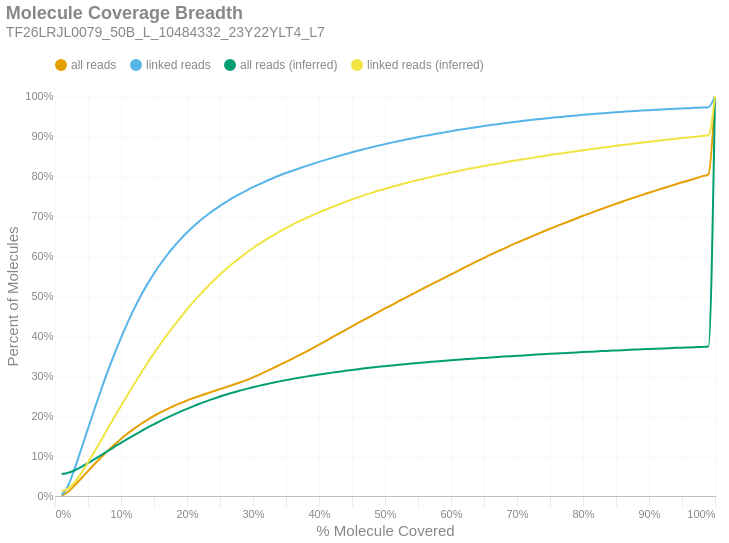

Notebook cell for this chart:
### Markdown cell above
### Molecule Read Coverage
This chart shows molecule coverage breadth as computed by the number of bases aligned to that molecule. In other words, "*how much of each unique long molecule is actually sequenced/aligned?*" Keep in mind there is a distinction between sequences and alignments, since some sequences belonging to a particular molecule may not align well and wouldn't appear in the alignment data. This chart also shows molecule coverage breadth as computed by the *inferred fragment* from which the aligned sequences originate. Unlike read coverage, this calculation takes into account the total insert size, including unsequenced gaps between the forward and reverse reads. Like the previous figures, these are cumulative percents.

### Code cell
if SKIPLR:
    print_html(f"Skipped")
else:
    binned_df = consolidated_hist(valids['coverage_bp'], mask, 0.01, True)
    binned_df_inf = consolidated_hist(valids['coverage_inserts'], mask, 0.01, True)
    binned_df = binned_df.with_columns(pl.lit(binned_df_inf['all reads (cumsum)']).alias('all reads (inferred)'))
    binned_df = binned_df.with_columns(pl.lit(binned_df_inf['linked reads (cumsum)']).alias('linked reads (inferred)'))
    binned_df = binned_df.with_columns(
        (pl.col('bin').cast(pl.Float64) + 0.01).alias('right_edge')
    )

    with SafeRender(binned_df):
        (
            density_plot(binned_df, 'Molecule Coverage Breadth', samplename, 'molcov', ['all reads (inferred)','linked reads (inferred)'])
            .encode(
                #x=alt.X('bin:Q', title="% Molecule Covered").axis(format = '%').scale(padding=0),
                x=alt.X('right_edge:Q', title="% Molecule Covered").axis(format='%').scale(padding=0),
                y=alt.Y('value:Q', title='Percent of Molecules')
                    .axis(format='%')
                    .stack(False)
                    .scale(domainMin=0, padding=0),
                color=alt.Color("key:N").scale(domain = ["all reads", "linked reads", "all reads (inferred)", "linked reads (inferred)"]),
                tooltip = [
                    alt.Tooltip("key:N", title = "Data Type"),
                    alt.Tooltip("range_label:N", title="% Molecule Covered"),
                    alt.Tooltip("value:Q", format = ".2%", title="% Molecules")
                ]
            )
        ).display()

### Figure 1 — Vega-Lite specification as saved in the notebook (floating-point values rounded to 4 significant figures)
{"width": "container", "height": 400, "config": {"title": {"anchor": "start", "dy": -15, "fontSize": 18, "color": "#888888", "subtitleColor": "#888888", "subtitleFontSize": 14}, "arc": {"fill": "#0072B2"}, "axis": {"domainColor": "#888888", "domainWidth": 0.5, "gridWidth": 0.2, "grid": false, "titleFontWeight": 400, "titleFontSize": 15, "labelFontSize": 11, "labelColor": "#888888", "tickColor": "#888888", "tickWidth": 0.2, "titleColor": "#888888"}, "axisBand": {"grid": false}, "axisX": {"grid": true, "tickSize": 10, "domainCap": "round"}, "axisY": {"domain": false, "grid": true, "tickSize": 0, "domainCap": "round"}, "background": "transparent", "header": {"labelFontSize": 15, "labelColor": "#888888", "titleFontSize": 15, "titleFontWeight": 600, "titleColor": "#888888"}, "legend": {"labelFont": "sans-serif", "labelFontSize": 12, "labelColor": "#888888", "symbolSize": 100, "symbolType": "circle", "titleFontSize": 12, "titlePadding": 10, "titleColor": "#888888", "title": null, "orient": "top"}, "range": {"category": ["#E69F00", "#56B4E9", "#009E73", "#F0E442", "#0072B2", "#D55E00", "#CC79A7", "#000000"], "diverging": ["#cfe8f3", "#a2d4ec", "#73bfe2", "#46abdb", "#1696d2", "#12719e"]}, "area": {"fill": "#0072B2", "fillOpacity": 0.7, "line": true, "strokeOpacity": 0.7}, "line": {"color": "#0072B2", "stroke": "#0072B2", "strokeWidth": 2}, "trail": {"color": "#0072B2", "stroke": "#0072B2", "strokeWidth": 0, "size": 1}, "point": {"filled": true, "fillOpacity": 1.0, "size": 95}, "text": {"color": "#888888", "fontSize": 11, "align": "right", "fontWeight": 400, "size": 11}, "bar": {"fill": "#0072B2", "stroke": null}, "view": {"stroke": null, "continuousWidth": 660, "continuousHeight": 400}}, "data": {"name": "data-522058f8b97832b939842491f544957e"}, "mark": {"type": "line", "interpolate": "monotone", "point": {"opacity": 0, "size": 275}}, "encoding": {"color": {"field": "key", "scale": {"domain": ["all reads", "linked reads", "all reads (inferred)", "linked reads (inferred)"]}, "type": "nominal"}, "tooltip": [{"field": "key", "title": "Data Type", "type": "nominal"}, {"field": "range_label", "title": "% Molecule Covered", "type": "nominal"}, {"field": "value", "format": ".2%", "title": "% Molecules", "type": "quantitative"}], "x": {"axis": {"format": "%"}, "field": "right_edge", "scale": {"padding": 0}, "title": "% Molecule Covered", "type": "quantitative"}, "y": {"axis": {"format": "%"}, "field": "value", "scale": {"domainMin": 0, "padding": 0}, "stack": false, "title": "Percent of Molecules", "type": "quantitative"}}, "params": [{"name": "param_c36ac31b6afebe62", "select": {"type": "point", "fields": ["key"]}, "bind": "legend"}], "title": {"text": "Molecule Coverage Breadth", "subtitle": "TF26LRJL0079_50B_L_10484332_23Y22YLT4_L7"}, "transform": [{"fold": ["all reads (cumsum)", "linked reads (cumsum)", "all reads (inferred)", "linked reads (inferred)"]}, {"calculate": "replace(datum.key, ' (cumsum)', '')", "as": "key"}, {"filter": {"param": "param_c36ac31b6afebe62"}}], "usermeta": {"embedOptions": {"downloadFileName": "TF26LRJL0079_50B_L_10484332_23Y22YLT4_L7.molcov"}}, "$schema": "https://vega.github.io/schema/vega-lite/v6.4.1.json", "datasets": {"data-522058f8b97832b939842491f544957e": [{"bin": "0.0", "interval": "0.0-0.01", "all reads": 0.001035, "linked reads": 0.001835, "all reads (cumsum)": 0.001035, "linked reads (cumsum)": 0.001835, "range_label": "0.0-0.01", "all reads (inferred)": 0.05505, "linked reads (inferred)": 0.01144, "right_edge": 0.01}, {"bin": "0.01", "interval": "0.01-0.02", "all reads": 0.009697, "linked reads": 0.02443, "all reads (cumsum)": 0.01073, "linked reads (cumsum)": 0.02626, "range_label": "0.01-0.02", "all reads (inferred)": 0.05833, "linked reads (inferred)": 0.01895, "right_edge": 0.02}, {"bin": "0.02", "interval": "0.02-0.03", "all reads": 0.0161, "linked reads": 0.04335, "all reads (cumsum)": 0.02683, "linked reads (cumsum)": 0.06961, "range_label": "0.02-0.03", "all reads (inferred)": 0.06444, "linked reads (inferred)": 0.03486, "right_edge": 0.03}, {"bin": "0.03", "interval": "0.03-0.04", "all reads": 0.0176, "linked reads": 0.04895, "all reads (cumsum)": 0.04443, "linked reads (cumsum)": 0.1186, "range_label": "0.03-0.04", "all reads (inferred)": 0.07281, "linked reads (inferred)": 0.05771, "right_edge": 0.04}, {"bin": "0.04", "interval": "0.04-0.05", "all reads": 0.0179, "linked reads": 0.05006, "all reads (cumsum)": 0.06232, "linked reads (cumsum)": 0.1686, "range_label": "0.04-0.05", "all reads (inferred)": 0.08231, "linked reads (inferred)": 0.08365, "right_edge": 0.05}, {"bin": "0.05", "interval": "0.05-0.06", "all reads": 0.01759, "linked reads": 0.04965, "all reads (cumsum)": 0.07991, "linked reads (cumsum)": 0.2183, "range_label": "0.05-0.06", "all reads (inferred)": 0.09229, "linked reads (inferred)": 0.1113, "right_edge": 0.06}, {"bin": "0.06", "interval": "0.06-0.07", "all reads": 0.01696, "linked reads": 0.04794, "all reads (cumsum)": 0.09687, "linked reads (cumsum)": 0.2662, "range_label": "0.06-0.07", "all reads (inferred)": 0.1024, "linked reads (inferred)": 0.1396, "right_edge": 0.07}, {"bin": "0.07", "interval": "0.07-0.08", "all reads": 0.01619, "linked reads": 0.04586, "all reads (cumsum)": 0.1131, "linked reads (cumsum)": 0.3121, "range_label": "0.07-0.08", "all reads (inferred)": 0.1127, "linked reads (inferred)": 0.1685, "right_edge": 0.08}, {"bin": "0.08", "interval": "0.08-0.09", "all reads": 0.01509, "linked reads": 0.04262, "all reads (cumsum)": 0.1282, "linked reads (cumsum)": 0.3547, "range_label": "0.08-0.09", "all reads (inferred)": 0.123, "linked reads (inferred)": 0.1974, "right_edge": 0.09}, {"bin": "0.09", "interval": "0.09-0.1", "all reads": 0.01444, "linked reads": 0.04078, "all reads (cumsum)": 0.1426, "linked reads (cumsum)": 0.3955, "range_label": "0.09-0.1", "all reads (inferred)": 0.1328, "linked reads (inferred)": 0.225, "right_edge": 0.1}, {"bin": "0.1", "interval": "0.1-0.11", "all reads": 0.01346, "linked reads": 0.03802, "all reads (cumsum)": 0.1561, "linked reads (cumsum)": 0.4335, "range_label": "0.1-0.11", "all reads (inferred)": 0.1427, "linked reads (inferred)": 0.253, "right_edge": 0.11}, {"bin": "0.11", "interval": "0.11-0.12", "all reads": 0.01247, "linked reads": 0.03499, "all reads (cumsum)": 0.1685, "linked reads (cumsum)": 0.4685, "range_label": "0.11-0.12", "all reads (inferred)": 0.1522, "linked reads (inferred)": 0.28, "right_edge": 0.12}, {"bin": "0.12", "interval": "0.12-0.13", "all reads": 0.01142, "linked reads": 0.03203, "all reads (cumsum)": 0.1799, "linked reads (cumsum)": 0.5005, "range_label": "0.12-0.13", "all reads (inferred)": 0.1615, "linked reads (inferred)": 0.3064, "right_edge": 0.13}, {"bin": "0.13", "interval": "0.13-0.14", "all reads": 0.01047, "linked reads": 0.02917, "all reads (cumsum)": 0.1904, "linked reads (cumsum)": 0.5297, "range_label": "0.13-0.14", "all reads (inferred)": 0.1708, "linked reads (inferred)": 0.3327, "right_edge": 0.14}, {"bin": "0.14", "interval": "0.14-0.15", "all reads": 0.009665, "linked reads": 0.02661, "all reads (cumsum)": 0.2001, "linked reads (cumsum)": 0.5563, "range_label": "0.14-0.15", "all reads (inferred)": 0.1794, "linked reads (inferred)": 0.357, "right_edge": 0.15}, {"bin": "0.15", "interval": "0.15-0.16", "all reads": 0.008909, "linked reads": 0.02425, "all reads (cumsum)": 0.209, "linked reads (cumsum)": 0.5805, "range_label": "0.15-0.16", "all reads (inferred)": 0.1877, "linked reads (inferred)": 0.3806, "right_edge": 0.16}, {"bin": "0.16", "interval": "0.16-0.17", "all reads": 0.008313, "linked reads": 0.02251, "all reads (cumsum)": 0.2173, "linked reads (cumsum)": 0.603, "range_label": "0.16-0.17", "all reads (inferred)": 0.1958, "linked reads (inferred)": 0.4036, "right_edge": 0.17}, {"bin": "0.17", "interval": "0.17-0.18", "all reads": 0.007597, "linked reads": 0.02009, "all reads (cumsum)": 0.2249, "linked reads (cumsum)": 0.6231, "range_label": "0.17-0.18", "all reads (inferred)": 0.2034, "linked reads (inferred)": 0.4253, "right_edge": 0.18}, {"bin": "0.18", "interval": "0.18-0.19", "all reads": 0.00709, "linked reads": 0.01841, "all reads (cumsum)": 0.232, "linked reads (cumsum)": 0.6415, "range_label": "0.18-0.19", "all reads (inferred)": 0.2108, "linked reads (inferred)": 0.4462, "right_edge": 0.19}, {"bin": "0.19", "interval": "0.19-0.2", "all reads": 0.00675, "linked reads": 0.01724, "all reads (cumsum)": 0.2387, "linked reads (cumsum)": 0.6588, "range_label": "0.19-0.2", "all reads (inferred)": 0.218, "linked reads (inferred)": 0.4667, "right_edge": 0.2}, {"bin": "0.2", "interval": "0.2-0.21", "all reads": 0.006129, "linked reads": 0.0155, "all reads (cumsum)": 0.2449, "linked reads (cumsum)": 0.6743, "range_label": "0.2-0.21", "all reads (inferred)": 0.2248, "linked reads (inferred)": 0.4861, "right_edge": 0.21}, {"bin": "0.21", "interval": "0.21-0.22", "all reads": 0.005844, "linked reads": 0.01422, "all reads (cumsum)": 0.2507, "linked reads (cumsum)": 0.6885, "range_label": "0.21-0.22", "all reads (inferred)": 0.2311, "linked reads (inferred)": 0.5039, "right_edge": 0.22}, {"bin": "0.22", "interval": "0.22-0.23", "all reads": 0.005669, "linked reads": 0.01335, "all reads (cumsum)": 0.2564, "linked reads (cumsum)": 0.7018, "range_label": "0.22-0.23", "all reads (inferred)": 0.2373, "linked reads (inferred)": 0.5214, "right_edge": 0.23}, {"bin": "0.23", "interval": "0.23-0.24", "all reads": 0.005505, "linked reads": 0.01212, "all reads (cumsum)": 0.2619, "linked reads (cumsum)": 0.714, "range_label": "0.23-0.24", "all reads (inferred)": 0.243, "linked reads (inferred)": 0.5377, "right_edge": 0.24}, {"bin": "0.24", "interval": "0.24-0.25", "all reads": 0.005304, "linked reads": 0.01123, "all reads (cumsum)": 0.2672, "linked reads (cumsum)": 0.7252, "range_label": "0.24-0.25", "all reads (inferred)": 0.2487, "linked reads (inferred)": 0.5537, "right_edge": 0.25}, {"bin": "0.25", "interval": "0.25-0.26", "all reads": 0.005296, "linked reads": 0.01062, "all reads (cumsum)": 0.2725, "linked reads (cumsum)": 0.7358, "range_label": "0.25-0.26", "all reads (inferred)": 0.2539, "linked reads (inferred)": 0.5685, "right_edge": 0.26}, {"bin": "0.26", "interval": "0.26-0.27", "all reads": 0.005543, "linked reads": 0.01012, "all reads (cumsum)": 0.278, "linked reads (cumsum)": 0.7459, "range_label": "0.26-0.27", "all reads (inferred)": 0.2588, "linked reads (inferred)": 0.5823, "right_edge": 0.27}, {"bin": "0.27", "interval": "0.27-0.28", "all reads": 0.005667, "linked reads": 0.009037, "all reads (cumsum)": 0.2837, "linked reads (cumsum)": 0.755, "range_label": "0.27-0.28", "all reads (inferred)": 0.2634, "linked reads (inferred)": 0.5954, "right_edge": 0.28}, {"bin": "0.28", "interval": "0.28-0.29", "all reads": 0.00614, "linked reads": 0.008697, "all reads (cumsum)": 0.2898, "linked reads (cumsum)": 0.7637, "range_label": "0.28-0.29", "all reads (inferred)": 0.2679, "linked reads (inferred)": 0.6082, "right_edge": 0.29}, {"bin": "0.29", "interval": "0.29-0.3", "all reads": 0.006667, "linked reads": 0.008276, "all reads (cumsum)": 0.2965, "linked reads (cumsum)": 0.7719, "range_label": "0.29-0.3", "all reads (inferred)": 0.2721, "linked reads (inferred)": 0.62, "right_edge": 0.3}, {"bin": "0.3", "interval": "0.3-0.31", "all reads": 0.007129, "linked reads": 0.007969, "all reads (cumsum)": 0.3036, "linked reads (cumsum)": 0.7799, "range_label": "0.3-0.31", "all reads (inferred)": 0.276, "linked reads (inferred)": 0.631, "right_edge": 0.31}, {"bin": "0.31", "interval": "0.31-0.32", "all reads": 0.007741, "linked reads": 0.007374, "all reads (cumsum)": 0.3114, "linked reads (cumsum)": 0.7873, "range_label": "0.31-0.32", "all reads (inferred)": 0.2796, "linked reads (inferred)": 0.6413, "right_edge": 0.32}, {"bin": "0.32", "interval": "0.32-0.33", "all reads": 0.008054, "linked reads": 0.007172, "all reads (cumsum)": 0.3194, "linked reads (cumsum)": 0.7944, "range_label": "0.32-0.33", "all reads (inferred)": 0.2831, "linked reads (inferred)": 0.6511, "right_edge": 0.33}, {"bin": "0.33", "interval": "0.33-0.34", "all reads": 0.007963, "linked reads": 0.006669, "all reads (cumsum)": 0.3274, "linked reads (cumsum)": 0.8011, "range_label": "0.33-0.34", "all reads (inferred)": 0.2865, "linked reads (inferred)": 0.6609, "right_edge": 0.34}, {"bin": "0.34", "interval": "0.34-0.35", "all reads": 0.008019, "linked reads": 0.006228, "all reads (cumsum)": 0.3354, "linked reads (cumsum)": 0.8073, "range_label": "0.34-0.35", "all reads (inferred)": 0.2897, "linked reads (inferred)": 0.6698, "right_edge": 0.35}, {"bin": "0.35", "interval": "0.35-0.36", "all reads": 0.008212, "linked reads": 0.005928, "all reads (cumsum)": 0.3436, "linked reads (cumsum)": 0.8133, "range_label": "0.35-0.36", "all reads (inferred)": 0.2928, "linked reads (inferred)": 0.6787, "right_edge": 0.36}, {"bin": "0.36", "interval": "0.36-0.37", "all reads": 0.008365, "linked reads": 0.005745, "all reads (cumsum)": 0.352, "linked reads (cumsum)": 0.819, "range_label": "0.36-0.37", "all reads (inferred)": 0.2957, "linked reads (inferred)": 0.6867, "right_edge": 0.37}, {"bin": "0.37", "interval": "0.37-0.38", "all reads": 0.008469, "linked reads": 0.005657, "all reads (cumsum)": 0.3605, "linked reads (cumsum)": 0.8247, "range_label": "0.37-0.38", "all reads (inferred)": 0.2984, "linked reads (inferred)": 0.6943, "right_edge": 0.38}, {"bin": "0.38", "interval": "0.38-0.39", "all reads": 0.008764, "linked reads": 0.005399, "all reads (cumsum)": 0.3692, "linked reads (cumsum)": 0.8301, "range_label": "0.38-0.39", "all reads (inferred)": 0.301, "linked reads (inferred)": 0.7017, "right_edge": 0.39}, {"bin": "0.39", "interval": "0.39-0.4", "all reads": 0.008957, "linked reads": 0.005238, "all reads (cumsum)": 0.3782, "linked reads (cumsum)": 0.8353, "range_label": "0.39-0.4", "all reads (inferred)": 0.3036, "linked reads (inferred)": 0.7089, "right_edge": 0.4}, {"bin": "0.4", "interval": "0.4-0.41", "all reads": 0.009098, "linked reads": 0.004948, "all reads (cumsum)": 0.3873, "linked reads (cumsum)": 0.8403, "range_label": "0.4-0.41", "all reads (inferred)": 0.306, "linked reads (inferred)": 0.7157, "right_edge": 0.41}, {"bin": "0.41", "interval": "0.41-0.42", "all reads": 0.009371, "linked reads": 0.004984, "all reads (cumsum)": 0.3967, "linked reads (cumsum)": 0.8452, "range_label": "0.41-0.42", "all reads (inferred)": 0.3084, "linked reads (inferred)": 0.7225, "right_edge": 0.42}, {"bin": "0.42", "interval": "0.42-0.43", "all reads": 0.009308, "linked reads": 0.004768, "all reads (cumsum)": 0.406, "linked reads (cumsum)": 0.85, "range_label": "0.42-0.43", "all reads (inferred)": 0.3107, "linked reads (inferred)": 0.7288, "right_edge": 0.43}, {"bin": "0.43", "interval": "0.43-0.44", "all reads": 0.009025, "linked reads": 0.004608, "all reads (cumsum)": 0.415, "linked reads (cumsum)": 0.8546, "range_label": "0.43-0.44", "all reads (inferred)": 0.3129, "linked reads (inferred)": 0.7352, "right_edge": 0.44}, {"bin": "0.44", "interval": "0.44-0.45", "all reads": 0.009166, "linked reads": 0.004582, "all reads (cumsum)": 0.4242, "linked reads (cumsum)": 0.8592, "range_label": "0.44-0.45", "all reads (inferred)": 0.3151, "linked reads (inferred)": 0.7413, "right_edge": 0.45}, {"bin": "0.45", "interval": "0.45-0.46", "all reads": 0.009158, "linked reads": 0.004429, "all reads (cumsum)": 0.4333, "linked reads (cumsum)": 0.8636, "range_label": "0.45-0.46", "all reads (inferred)": 0.3171, "linked reads (inferred)": 0.747, "right_edge": 0.46}, {"bin": "0.46", "interval": "0.46-0.47", "all reads": 0.008805, "linked reads": 0.004206, "all reads (cumsum)": 0.4421, "linked reads (cumsum)": 0.8678, "range_label": "0.46-0.47", "all reads (inferred)": 0.3192, "linked reads (inferred)": 0.7527, "right_edge": 0.47}, {"bin": "0.47", "interval": "0.47-0.48", "all reads": 0.008976, "linked reads": 0.004105, "all reads (cumsum)": 0.4511, "linked reads (cumsum)": 0.8719, "range_label": "0.47-0.48", "all reads (inferred)": 0.3211, "linked reads (inferred)": 0.7579, "right_edge": 0.48}, {"bin": "0.48", "interval": "0.48-0.49", "all reads": 0.008682, "linked reads": 0.003994, "all reads (cumsum)": 0.4598, "linked reads (cumsum)": 0.8759, "range_label": "0.48-0.49", "all reads (inferred)": 0.3229, "linked reads (inferred)": 0.7631, "right_edge": 0.49}, {"bin": "0.49", "interval": "0.49-0.5", "all reads": 0.009363, "linked reads": 0.003723, "all reads (cumsum)": 0.4691, "linked reads (cumsum)": 0.8797, "range_label": "0.49-0.5", "all reads (inferred)": 0.3247, "linked reads (inferred)": 0.768, "right_edge": 0.5}, {"bin": "0.5", "interval": "0.5-0.51", "all reads": 0.008154, "linked reads": 0.003753, "all reads (cumsum)": 0.4773, "linked reads (cumsum)": 0.8834, "range_label": "0.5-0.51", "all reads (inferred)": 0.3263, "linked reads (inferred)": 0.7727, "right_edge": 0.51}, {"bin": "0.51", "interval": "0.51-0.52", "all reads": 0.008989, "linked reads": 0.003563, "all reads (cumsum)": 0.4863, "linked reads (cumsum)": 0.887, "range_label": "0.51-0.52", "all reads (inferred)": 0.3279, "linked reads (inferred)": 0.7771, "right_edge": 0.52}, {"bin": "0.52", "interval": "0.52-0.53", "all reads": 0.008595, "linked reads": 0.003406, "all reads (cumsum)": 0.4949, "linked reads (cumsum)": 0.8904, "range_label": "0.52-0.53", "all reads (inferred)": 0.3296, "linked reads (inferred)": 0.7817, "right_edge": 0.53}, {"bin": "0.53", "interval": "0.53-0.54", "all reads": 0.00862, "linked reads": 0.00338, "all reads (cumsum)": 0.5035, "linked reads (cumsum)": 0.8938, "range_label": "0.53-0.54", "all reads (inferred)": 0.3311, "linked reads (inferred)": 0.7859, "right_edge": 0.54}, {"bin": "0.54", "interval": "0.54-0.55", "all reads": 0.008531, "linked reads": 0.003328, "all reads (cumsum)": 0.512, "linked reads (cumsum)": 0.8971, "range_label": "0.54-0.55", "all reads (inferred)": 0.3325, "linked reads (inferred)": 0.79, "right_edge": 0.55}, {"bin": "0.55", "interval": "0.55-0.56", "all reads": 0.00859, "linked reads": 0.003233, "all reads (cumsum)": 0.5206, "linked reads (cumsum)": 0.9003, "range_label": "0.55-0.56", "all reads (inferred)": 0.334, "linked reads (inferred)": 0.7939, "right_edge": 0.56}, {"bin": "0.56", "interval": "0.56-0.57", "all reads": 0.008272, "linked reads": 0.003018, "all reads (cumsum)": 0.5289, "linked reads (cumsum)": 0.9033, "range_label": "0.56-0.57", "all reads (inferred)": 0.3354, "linked reads (inferred)": 0.7978, "right_edge": 0.57}, {"bin": "0.57", "interval": "0.57-0.58", "all reads": 0.008146, "linked reads": 0.002845, "all reads (cumsum)": 0.537, "linked reads (cumsum)": 0.9062, "range_label": "0.57-0.58", "all reads (inferred)": 0.3367, "linked reads (inferred)": 0.8015, "right_edge": 0.58}, {"bin": "0.58", "interval": "0.58-0.59", "all reads": 0.00833, "linked reads": 0.002903, "all reads (cumsum)": 0.5454, "linked reads (cumsum)": 0.9091, "range_label": "0.58-0.59", "all reads (inferred)": 0.338, "linked reads (inferred)": 0.8052, "right_edge": 0.59}, {"bin": "0.59", "interval": "0.59-0.6", "all reads": 0.008597, "linked reads": 0.002835, "all reads (cumsum)": 0.554, "linked reads (cumsum)": 0.9119, "range_label": "0.59-0.6", "all reads (inferred)": 0.3393, "linked reads (inferred)": 0.8087, "right_edge": 0.6}, {"bin": "0.6", "interval": "0.6-0.61", "all reads": 0.008306, "linked reads": 0.002864, "all reads (cumsum)": 0.5623, "linked reads (cumsum)": 0.9148, "range_label": "0.6-0.61", "all reads (inferred)": 0.3406, "linked reads (inferred)": 0.8121, "right_edge": 0.61}, {"bin": "0.61", "interval": "0.61-0.62", "all reads": 0.008434, "linked reads": 0.002609, "all reads (cumsum)": 0.5707, "linked reads (cumsum)": 0.9174, "range_label": "0.61-0.62", "all reads (inferred)": 0.3417, "linked reads (inferred)": 0.8154, "right_edge": 0.62}, {"bin": "0.62", "interval": "0.62-0.63", "all reads": 0.008258, "linked reads": 0.002606, "all reads (cumsum)": 0.579, "linked reads (cumsum)": 0.92, "range_label": "0.62-0.63", "all reads (inferred)": 0.3429, "linked reads (inferred)": 0.8186, "right_edge": 0.63}, {"bin": "0.63", "interval": "0.63-0.64", "all reads": 0.008296, "linked reads": 0.00258, "all reads (cumsum)": 0.5873, "linked reads (cumsum)": 0.9226, "range_label": "0.63-0.64", "all reads (inferred)": 0.3441, "linked reads (inferred)": 0.8218, "right_edge": 0.64}, {"bin": "0.64", "interval": "0.64-0.65", "all reads": 0.008013, "linked reads": 0.002335, "all reads (cumsum)": 0.5953, "linked reads (cumsum)": 0.9249, "range_label": "0.64-0.65", "all reads (inferred)": 0.3452, "linked reads (inferred)": 0.8249, "right_edge": 0.65}, {"bin": "0.65", "interval": "0.65-0.66", "all reads": 0.008032, "linked reads": 0.002564, "all reads (cumsum)": 0.6033, "linked reads (cumsum)": 0.9275, "range_label": "0.65-0.66", "all reads (inferred)": 0.3464, "linked reads (inferred)": 0.828, "right_edge": 0.66}, {"bin": "0.66", "interval": "0.66-0.67", "all reads": 0.007558, "linked reads": 0.0021, "all reads (cumsum)": 0.6109, "linked reads (cumsum)": 0.9296, "range_label": "0.66-0.67", "all reads (inferred)": 0.3474, "linked reads (inferred)": 0.8308, "right_edge": 0.67}, {"bin": "0.67", "interval": "0.67-0.68", "all reads": 0.007585, "linked reads": 0.002286, "all reads (cumsum)": 0.6184, "linked reads (cumsum)": 0.9319, "range_label": "0.67-0.68", "all reads (inferred)": 0.3485, "linked reads (inferred)": 0.8337, "right_edge": 0.68}, {"bin": "0.68", "interval": "0.68-0.69", "all reads": 0.007399, "linked reads": 0.002041, "all reads (cumsum)": 0.6258, "linked reads (cumsum)": 0.9339, "range_label": "0.68-0.69", "all reads (inferred)": 0.3495, "linked reads (inferred)": 0.8366, "right_edge": 0.69}, {"bin": "0.69", "interval": "0.69-0.7", "all reads": 0.007389, "linked reads": 0.001914, "all reads (cumsum)": 0.6332, "linked reads (cumsum)": 0.9358, "range_label": "0.69-0.7", "all reads (inferred)": 0.3505, "linked reads (inferred)": 0.8393, "right_edge": 0.7}, {"bin": "0.7", "interval": "0.7-0.71", "all reads": 0.007007, "linked reads": 0.002097, "all reads (cumsum)": 0.6402, "linked reads (cumsum)": 0.9379, "range_label": "0.7-0.71", "all reads (inferred)": 0.3515, "linked reads (inferred)": 0.8421, "right_edge": 0.71}, {"bin": "0.71", "interval": "0.71-0.72", "all reads": 0.006972, "linked reads": 0.001881, "all reads (cumsum)": 0.6472, "linked reads (cumsum)": 0.9398, "range_label": "0.71-0.72", "all reads (inferred)": 0.3525, "linked reads (inferred)": 0.8446, "right_edge": 0.72}, {"bin": "0.72", "interval": "0.72-0.73", "all reads": 0.007061, "linked reads": 0.001826, "all reads (cumsum)": 0.6543, "linked reads (cumsum)": 0.9416, "range_label": "0.72-0.73", "all reads (inferred)": 0.3535, "linked reads (inferred)": 0.8473, "right_edge": 0.73}, {"bin": "0.73", "interval": "0.73-0.74", "all reads": 0.006894, "linked reads": 0.00179, "all reads (cumsum)": 0.6612, "linked reads (cumsum)": 0.9434, "range_label": "0.73-0.74", "all reads (inferred)": 0.3544, "linked reads (inferred)": 0.8498, "right_edge": 0.74}, {"bin": "0.74", "interval": "0.74-0.75", "all reads": 0.00694, "linked reads": 0.001764, "all reads (cumsum)": 0.6681, "linked reads (cumsum)": 0.9452, "range_label": "0.74-0.75", "all reads (inferred)": 0.3554, "linked reads (inferred)": 0.8523, "right_edge": 0.75}, {"bin": "0.75", "interval": "0.75-0.76", "all reads": 0.006447, "linked reads": 0.001594, "all reads (cumsum)": 0.6746, "linked reads (cumsum)": 0.9468, "range_label": "0.75-0.76", "all reads (inferred)": 0.3563, "linked reads (inferred)": 0.8548, "right_edge": 0.76}, {"bin": "0.76", "interval": "0.76-0.77", "all reads": 0.00655, "linked reads": 0.001509, "all reads (cumsum)": 0.6811, "linked reads (cumsum)": 0.9483, "range_label": "0.76-0.77", "all reads (inferred)": 0.3571, "linked reads (inferred)": 0.8571, "right_edge": 0.77}, {"bin": "0.77", "interval": "0.77-0.78", "all reads": 0.006421, "linked reads": 0.001509, "all reads (cumsum)": 0.6875, "linked reads (cumsum)": 0.9498, "range_label": "0.77-0.78", "all reads (inferred)": 0.358, "linked reads (inferred)": 0.8595, "right_edge": 0.78}, {"bin": "0.78", "interval": "0.78-0.79", "all reads": 0.006347, "linked reads": 0.001525, "all reads (cumsum)": 0.6939, "linked reads (cumsum)": 0.9513, "range_label": "0.78-0.79", "all reads (inferred)": 0.3589, "linked reads (inferred)": 0.8618, "right_edge": 0.79}, {"bin": "0.79", "interval": "0.79-0.8", "all reads": 0.006632, "linked reads": 0.001574, "all reads (cumsum)": 0.7005, "linked reads (cumsum)": 0.9529, "range_label": "0.79-0.8", "all reads (inferred)": 0.3597, "linked reads (inferred)": 0.8642, "right_edge": 0.8}, {"bin": "0.8", "interval": "0.8-0.81", "all reads": 0.005973, "linked reads": 0.001359, "all reads (cumsum)": 0.7065, "linked reads (cumsum)": 0.9542, "range_label": "0.8-0.81", "all reads (inferred)": 0.3606, "linked reads (inferred)": 0.8665, "right_edge": 0.81}, {"bin": "0.81", "interval": "0.81-0.82", "all reads": 0.006221, "linked reads": 0.001359, "all reads (cumsum)": 0.7127, "linked reads (cumsum)": 0.9556, "range_label": "0.81-0.82", "all reads (inferred)": 0.3614, "linked reads (inferred)": 0.8688, "right_edge": 0.82}, {"bin": "0.82", "interval": "0.82-0.83", "all reads": 0.006046, "linked reads": 0.001235, "all reads (cumsum)": 0.7187, "linked reads (cumsum)": 0.9568, "range_label": "0.82-0.83", "all reads (inferred)": 0.3623, "linked reads (inferred)": 0.8711, "right_edge": 0.83}, {"bin": "0.83", "interval": "0.83-0.84", "all reads": 0.005911, "linked reads": 0.001306, "all reads (cumsum)": 0.7247, "linked reads (cumsum)": 0.9581, "range_label": "0.83-0.84", "all reads (inferred)": 0.363, "linked reads (inferred)": 0.8732, "right_edge": 0.84}, {"bin": "0.84", "interval": "0.84-0.85", "all reads": 0.005804, "linked reads": 0.001287, "all reads (cumsum)": 0.7305, "linked reads (cumsum)": 0.9594, "range_label": "0.84-0.85", "all reads (inferred)": 0.3639, "linked reads (inferred)": 0.8754, "right_edge": 0.85}, {"bin": "0.85", "interval": "0.85-0.86", "all reads": 0.005777, "linked reads": 0.001061, "all reads (cumsum)": 0.7362, "linked reads (cumsum)": 0.9605, "range_label": "0.85-0.86", "all reads (inferred)": 0.3646, "linked reads (inferred)": 0.8775, "right_edge": 0.86}, {"bin": "0.86", "interval": "0.86-0.87", "all reads": 0.005618, "linked reads": 0.001094, "all reads (cumsum)": 0.7419, "linked reads (cumsum)": 0.9616, "range_label": "0.86-0.87", "all reads (inferred)": 0.3654, "linked reads (inferred)": 0.8796, "right_edge": 0.87}, {"bin": "0.87", "interval": "0.87-0.88", "all reads": 0.005656, "linked reads": 0.001127, "all reads (cumsum)": 0.7475, "linked reads (cumsum)": 0.9627, "range_label": "0.87-0.88", "all reads (inferred)": 0.3661, "linked reads (inferred)": 0.8816, "right_edge": 0.88}, {"bin": "0.88", "interval": "0.88-0.89", "all reads": 0.005385, "linked reads": 0.0009602, "all reads (cumsum)": 0.7529, "linked reads (cumsum)": 0.9637, "range_label": "0.88-0.89", "all reads (inferred)": 0.3669, "linked reads (inferred)": 0.8837, "right_edge": 0.89}, {"bin": "0.89", "interval": "0.89-0.9", "all reads": 0.005422, "linked reads": 0.0008916, "all reads (cumsum)": 0.7583, "linked reads (cumsum)": 0.9646, "range_label": "0.89-0.9", "all reads (inferred)": 0.3676, "linked reads (inferred)": 0.8857, "right_edge": 0.9}, {"bin": "0.9", "interval": "0.9-0.91", "all reads": 0.005088, "linked reads": 0.0009569, "all reads (cumsum)": 0.7634, "linked reads (cumsum)": 0.9655, "range_label": "0.9-0.91", "all reads (inferred)": 0.3683, "linked reads (inferred)": 0.8877, "right_edge": 0.91}, {"bin": "0.91", "interval": "0.91-0.92", "all reads": 0.005533, "linked reads": 0.0009471, "all reads (cumsum)": 0.7689, "linked reads (cumsum)": 0.9665, "range_label": "0.91-0.92", "all reads (inferred)": 0.369, "linked reads (inferred)": 0.8896, "right_edge": 0.92}, {"bin": "0.92", "interval": "0.92-0.93", "all reads": 0.004911, "linked reads": 0.0008393, "all reads (cumsum)": 0.7738, "linked reads (cumsum)": 0.9673, "range_label": "0.92-0.93", "all reads (inferred)": 0.3697, "linked reads (inferred)": 0.8914, "right_edge": 0.93}, {"bin": "0.93", "interval": "0.93-0.94", "all reads": 0.005033, "linked reads": 0.0008949, "all reads (cumsum)": 0.7789, "linked reads (cumsum)": 0.9682, "range_label": "0.93-0.94", "all reads (inferred)": 0.3703, "linked reads (inferred)": 0.8932, "right_edge": 0.94}, {"bin": "0.94", "interval": "0.94-0.95", "all reads": 0.005287, "linked reads": 0.0007185, "all reads (cumsum)": 0.7842, "linked reads (cumsum)": 0.9689, "range_label": "0.94-0.95", "all reads (inferred)": 0.3709, "linked reads (inferred)": 0.8948, "right_edge": 0.95}, {"bin": "0.95", "interval": "0.95-0.96", "all reads": 0.004469, "linked reads": 0.0006956, "all reads (cumsum)": 0.7886, "linked reads (cumsum)": 0.9696, "range_label": "0.95-0.96", "all reads (inferred)": 0.3715, "linked reads (inferred)": 0.8964, "right_edge": 0.96}, {"bin": "0.96", "interval": "0.96-0.97", "all reads": 0.005206, "linked reads": 0.0007577, "all reads (cumsum)": 0.7938, "linked reads (cumsum)": 0.9704, "range_label": "0.96-0.97", "all reads (inferred)": 0.3721, "linked reads (inferred)": 0.8981, "right_edge": 0.97}, {"bin": "0.97", "interval": "0.97-0.98", "all reads": 0.005141, "linked reads": 0.0006858, "all reads (cumsum)": 0.799, "linked reads (cumsum)": 0.9711, "range_label": "0.97-0.98", "all reads (inferred)": 0.3728, "linked reads (inferred)": 0.8997, "right_edge": 0.98}, {"bin": "0.98", "interval": "0.98-0.99", "all reads": 0.005176, "linked reads": 0.0008099, "all reads (cumsum)": 0.8042, "linked reads (cumsum)": 0.9719, "range_label": "0.98-0.99", "all reads (inferred)": 0.3736, "linked reads (inferred)": 0.9016, "right_edge": 0.99}, {"bin": "0.99", "interval": "0.99-1.0", "all reads": 0.1958, "linked reads": 0.02813, "all reads (cumsum)": 1.0, "linked reads (cumsum)": 1.0, "range_label": "0.99-1.0", "all reads (inferred)": 1.0, "linked reads (inferred)": 1.0, "right_edge": 1.0}]}}
